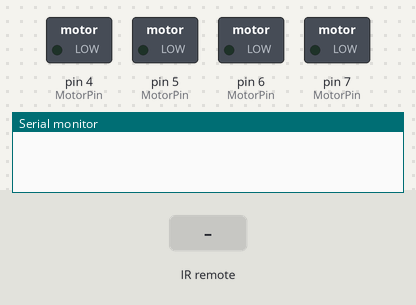
A sketch run on a simulated Arduino Uno, built with avr-gcc and run on an emulated ATmega328P. Parts: switched loads named in the sketch (green lamp = pin HIGH), the last lines printed to the serial monitor. The test bench sets the inputs (shaded band).

Above: at 1.2 s.
1.3 s: infrared code 0xFF6897 received
At 2.1 s:
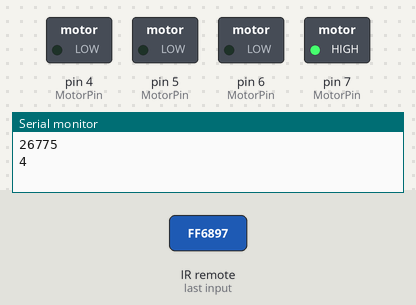
2.8 s: infrared code 0xFF18E7 received
At 2.95 s:
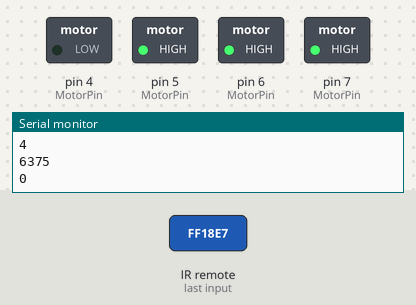
4.6 s: infrared code 0xFF10EF received
At 4.75 s:
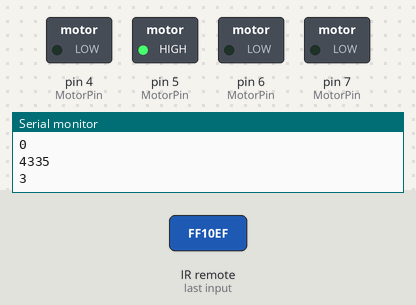
6.4 s: infrared code 0xFF5AA5 received
At 6.55 s:
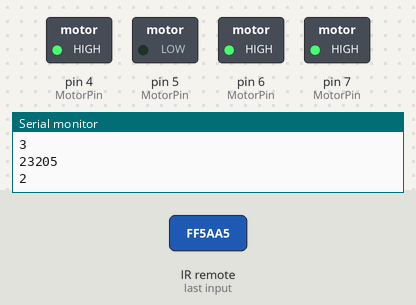
8.2 s: infrared code 0xFF4AB5 received
At 8.35 s:
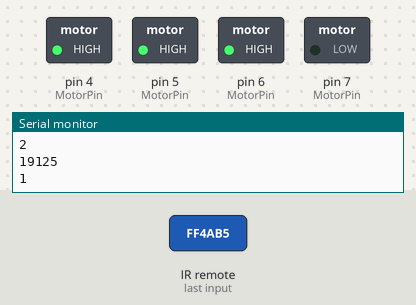
Timing chart, 0 to 11.0 s (numbered marks = the images above; inputs shaded):
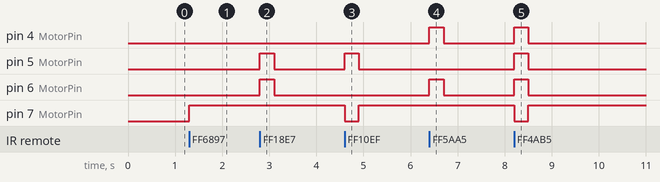

The sketch:

IR_Car.ino
```cpp
#include <IRremote.h>
int IR_RECV_PIN = 13; // IR 수신기와 연결된 PIN
IRrecv ir_recv(IR_RECV_PIN);
decode_results decode_data;

const int button0 = 0xFF6897;
const int button1 = 0xFF30CF;
const int button2 = 0xFF18E7;
const int button3 = 0xFF7A85;
const int button4 = 0xFF10EF;
const int button5 = 0xFF38C7;
const int button6 = 0xFF5AA5;
const int button7 = 0xFF42BD;
const int button8 = 0xFF4AB5;
const int button9 = 0xFF52AD;

int beforeSignal = 4;

const int Right_Engine = 5;
const int Right_Motor = 4;
const int Left_Engine = 6;
const int Left_Motor = 7;
enum ToGo {
  Forward = 0,
  Backward,
  Rightward,
  Leftward,
  Stop
};

typedef struct
{
  int enginePin;
  int directionPin;
}MotorControl;

const int RightMotor = 0;
const int LeftMotor = 1;
const int MotorCount = 2;
const MotorControl MotorPin[] = { { Right_Engine,Right_Motor },{ Left_Engine,Left_Motor } };

void setup()
{
  Serial.begin(9600);
  ir_recv.enableIRIn();
  initMotor();
}

void loop()
{
  enum ToGo togo;
  if (ir_recv.decode(&decode_data)) {
    if (decode_data.decode_type == NEC) {
      togo = IRrecvCommand(decode_data.value);
      Serial.println(togo);
      drive(togo);
      delay(300);
      togo = Stop;
      drive(togo);
    }
    ir_recv.resume();
  }
}

void initMotor()
{
  int i;
  for (i = 0; i < MotorCount; i++)
  {
    digitalWrite(MotorPin[i].enginePin, LOW);
    pinMode(MotorPin[i].enginePin, OUTPUT);
    pinMode(MotorPin[i].directionPin, OUTPUT);
  }
}

void drive(int direction)
{
  switch (direction)
  {
  case 0:
    digitalWrite(MotorPin[RightMotor].directionPin, LOW);
    digitalWrite(MotorPin[LeftMotor].directionPin, HIGH);
    analogWrite(MotorPin[RightMotor].enginePin, 255);
    analogWrite(MotorPin[LeftMotor].enginePin, 255);
    break;
  case 1:
    digitalWrite(MotorPin[RightMotor].directionPin, HIGH);
    digitalWrite(MotorPin[LeftMotor].directionPin, LOW);
    analogWrite(MotorPin[RightMotor].enginePin, 255);
    analogWrite(MotorPin[LeftMotor].enginePin, 255);
    break;
  case 2:
    digitalWrite(MotorPin[RightMotor].directionPin, HIGH);
    digitalWrite(MotorPin[LeftMotor].directionPin, HIGH);
    analogWrite(MotorPin[RightMotor].enginePin, 0);
    analogWrite(MotorPin[LeftMotor].enginePin, 255);
    break;
  case 3:
    digitalWrite(MotorPin[RightMotor].directionPin, LOW);
    digitalWrite(MotorPin[LeftMotor].directionPin, LOW);
    analogWrite(MotorPin[RightMotor].enginePin, 255);
    analogWrite(MotorPin[LeftMotor].enginePin, 0);
    break;
  default:
    digitalWrite(MotorPin[RightMotor].directionPin, LOW);
    digitalWrite(MotorPin[LeftMotor].directionPin, HIGH);
    analogWrite(MotorPin[RightMotor].enginePin, 0);
    analogWrite(MotorPin[LeftMotor].enginePin, 0);
    break;
  }
}

int IRrecvCommand(int receiveSignal) {
  Serial.println(receiveSignal);
  if (receiveSignal == -1) {
    return beforeSignal;
  }
  switch (receiveSignal)
  {
  case button2:
    beforeSignal = 0;
    return 0;
  case button8:
    beforeSignal = 1;
    return 1;
  case button6:
    beforeSignal = 2;
    return 2;
  case button4:
    beforeSignal = 3;
    return 3;
  default:
    beforeSignal = 4;
    return 4;
  }
}
```

Measured:
- after the input at 1.3 s, pin 7 (MotorPin): LOW → HIGH at once
- after the input at 2.8 s, pin 5 (MotorPin), pin 6 (MotorPin): LOW → HIGH at once, → LOW 0.30 s later
- after the input at 4.6 s, pin 5 (MotorPin): LOW → HIGH at once, → LOW 0.30 s later; pin 7 (MotorPin): HIGH → LOW at once, → HIGH 0.30 s later
- after the input at 6.4 s, pin 4 (MotorPin), pin 6 (MotorPin): LOW → HIGH at once, → LOW 0.30 s later
- after the input at 8.2 s, pin 4 (MotorPin), pin 5 (MotorPin), pin 6 (MotorPin): LOW → HIGH at once, → LOW 0.30 s later; pin 7 (MotorPin): HIGH → LOW at once, → HIGH 0.30 s later
